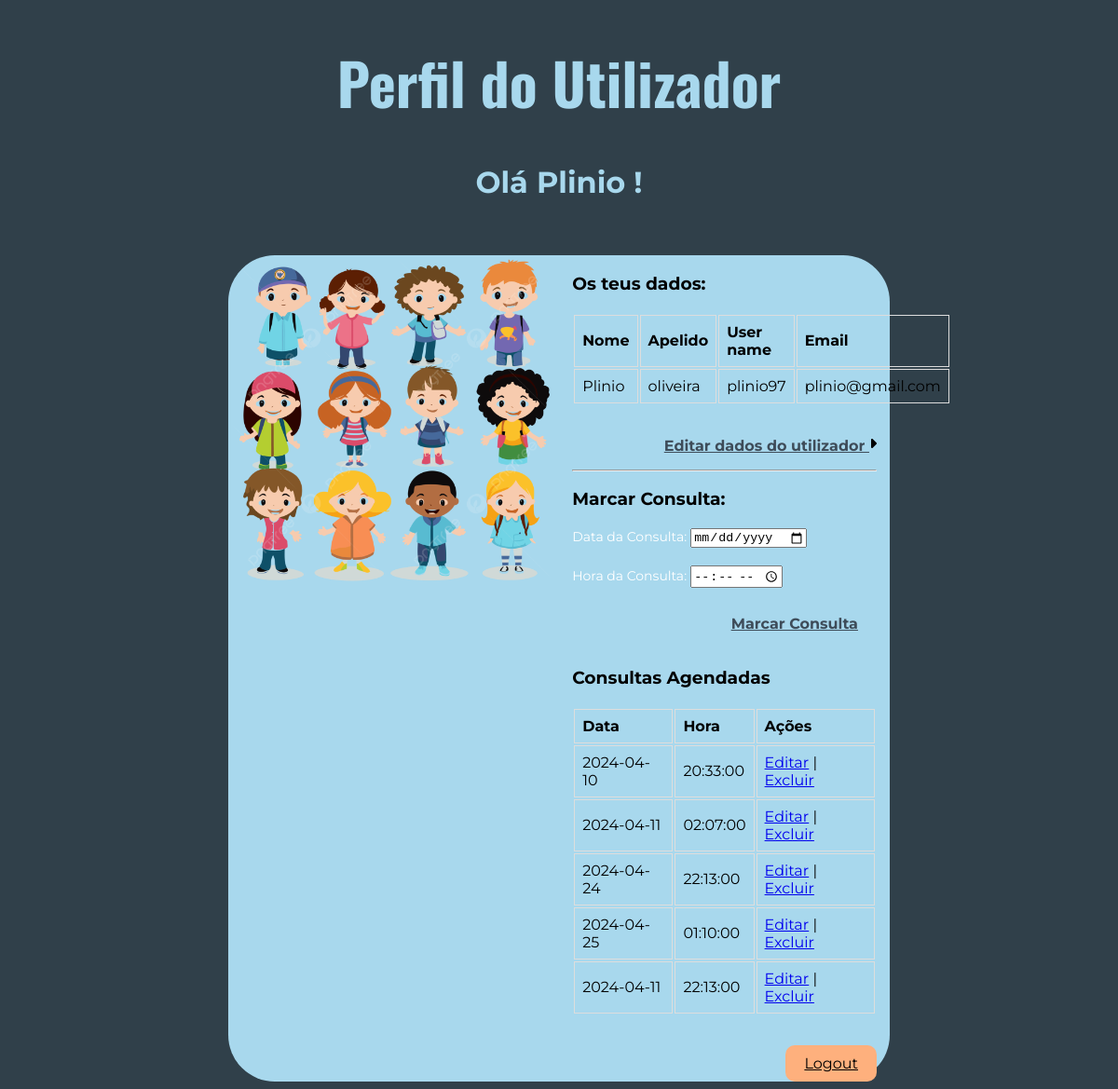
The page /perfil_utilizador.php (signed in) on the database its author committed.
### tables this page shows
CREATE TABLE `utilizadores` (
  `user_id` int(11) NOT NULL,
  `nome` varchar(50) NOT NULL,
  `apelido` varchar(50) NOT NULL,
  `user_name` varchar(50) NOT NULL,
  `email` varchar(100) NOT NULL,
  `senha` varchar(11) NOT NULL,
  `user_type` varchar(11) NOT NULL DEFAULT 'utilizador'
);

CREATE TABLE `consultas` (
  `id` int(11) NOT NULL,
  `user_id` int(11) DEFAULT NULL,
  `data` date DEFAULT NULL,
  `horario` time DEFAULT NULL
);

### perfil_utilizador.php (the view, shortened to what this page needs)
<?php
$user_id = $_SESSION['user_id'];
$servername = "localhost";
$username = "root";
$password_db = "";
$dbname = "cpphp_ex";
$conn = new mysqli($servername, $username, $password_db, $dbname);
$sql = "SELECT * FROM utilizadores WHERE user_id = '$user_id'";
$result = $conn->query($sql);
if ($result->num_rows == 1) {
    $row = $result->fetch_assoc();
    $nome = $row['nome'];
    $apelido = $row['apelido'];
    $user_name = $row['user_name'];
} else {
    echo "Perfil de usuário não encontrado.";
}
?>
<!DOCTYPE html>
<html lang="pt">
<head>
</head>
<body class="p-3 m-0 border-0 bd-example m-0 border-0">
    <h1 id="perfil-h1">Perfil do Utilizador</h1>
    <h4 id="perfil-h4">Olá <?php echo $nome; ?>! </h4>
    <div class="caixa1 row">
<div class="col-6">
    <img src="imagens/meninos1.png" alt="persona" width="100%" height="auto" style="border-radius:50px 0px 0px 50px;">
    <?php
    $user_id = $_SESSION['user_id'];
    $servername = "localhost";
    $username = "root";
    $password_db = "";
    $dbname = "cpphp_ex";
    $conn = new mysqli($servername, $username, $password_db, $dbname);
    $sql = "SELECT nome, apelido, user_name, email FROM utilizadores WHERE user_id = $user_id";
    $result = $conn->query($sql);
    if ($result->num_rows == 1) {
        $row = $result->fetch_assoc();
        $nome = $row['nome'];
        $apelido = $row['apelido'];
        $user_name = $row['user_name'];
        $email = $row['email'];
    } else {
        echo "Perfil de usuário não encontrado.";
    }
    ?>
      </div>
<div class="col-6 area-welcome">
<h3>Os teus dados:</h3>
    <table class="user-table">
        <tr>
            <th>Nome</th>
            <th>Apelido</th>
            <th>User name</th>
            <th>Email</th>
        </tr>
        <tr>
            <td><?php echo $nome; ?></td>
            <td><?php echo $apelido; ?></td>
            <td><?php echo $user_name; ?></td>
            <td><?php echo $email; ?></td>
        </tr>
    </table>
    <p id="conta" style="text-align:right;margin-top:10%"><a id="registo" href="editar_perfil.php">Editar dados do utilizador
      <svg xmlns="http://www.w3.org/2000/svg" height="1em" viewBox="0 0 256 512">
      <path d="M246.6 278.6c12.5-12.5 12.5-32.8 0-45.3l-128-128c-9.2-9.2-22.9-11.9-34.9-6.9s-19.8 16.6-19.8 29.6l0 256c0 12.9 7.8 24.6 19.8 29.6s25.7 2.2 34.9-6.9l128-128z"/>
      </svg></a></p>
    <hr>
    <h3>Marcar Consulta:</h3>
    <form method="POST" action="marcar_consulta.php">
        <label for="data">Data da Consulta:</label>
        <input type="date" id="data" name="data" required><br><br>
        <label for="horario">Hora da Consulta:</label>
        <input type="time" id="horario" name="horario" required><br><br>
        <input type="submit" value="Marcar Consulta" class="meu-botao-submit">
    </form>
<h3 style="margin-top:20%">Consultas Agendadas</h3>
<table class="user-table">
    <thead>
        <tr>
            <th>Data</th>
            <th>Hora</th>
            <th>Ações</th>
        </tr>
    </thead>
    <tbody>
        <?php
        $servername = "localhost";
        $username = "root";
        $password_db = "";
        $dbname = "cpphp_ex";
        $conn = new mysqli($servername, $username, $password_db, $dbname);
        $user_id = $_SESSION['user_id'];
        $sql = "SELECT id, data, horario FROM consultas WHERE user_id = '$user_id'";
        $result = $conn->query($sql);
        if ($result->num_rows > 0) {
            while ($row = $result->fetch_assoc()) {
                $consulta_id = $row['id'];
                $data = $row['data'];
                $horario = $row['horario'];
                echo "<tr>";
                echo "<td>$data</td>";
                echo "<td>$horario</td>";
                echo "<td>";
                echo "<a href='editar_consulta.php?id=$consulta_id' >Editar</a> | ";
                echo "<a href='excluir_consulta.php?id=$consulta_id'>Excluir</a>";
                echo "</td>";
                echo "</tr>";
            }
        } else {
            echo "<tr><td colspan='3'>Nenhuma consulta agendada.</td></tr>";
        }
        ?>
    </tbody>
</table>
    <a href="index.php" id="botaoSair">Logout</a>
    </div>
</body>
</html>

### perfil_utilizador.php (style rules this page uses)
* { box-sizing: border-box; }
[class*="col-"] { float: left; }
.row::after { content: ""; clear: both; display: table; }
.row>* { padding-right: 0; padding-left: 0; }
body { font-family: 'Montserrat', sans-serif; background-color: #30404A; }
h1 { color: #30404A; font-family: 'Oswald', sans-serif; font-size: 96px; }
h4 { color: #30404A; font-family: 'Montserrat', sans-serif; font-size: 32px; }
.caixa1 { background-color: #A8D8ED; }
.col-6 { width:50%; }
label { color: #ffffff; font-size:14px; }
input[type="submit"] { background-color: #007bff; color: #fff; padding: 10px 20px; border: none; border-radius: 3px; cursor: pointer; }
#conta { color: #3E4C59; margin-top: 25px; }
form { margin: auto; }
a#registo { color: #3E4C59; font-weight: bold; }
.caixa1.row { width:60%; margin:auto; margin-top: 5%; border-radius:50px; }
.col-6.area-welcome { padding-left:2%; padding-right:2%; }
#perfil-h1 { color: #A8D8ED; font-size: 62px; text-align:center; }
#perfil-h4 { color: #A8D8ED; font-size: 32px; text-align:center; }
.user-table { width: 100%; margin-top: 20px; }
.user-table th, .user-table td { border: 1px solid #ddd; padding: 8px; text-align: left; }
input.meu-botao-submit { background-color: rgba(0,0,0,0); color: #3E4C59; font-weight: bold; font-size: 16px; font-family: 'Montserrat', sans-serif; text-decoration: underline; float: right; clear: both; }
#botaoSair { background-color: #FEB07D; border: none; border-radius: 10px; color:#000000; padding:10px 20px; margin-top: 10%; float: right; clear: both; }

### rows shown on the page
utilizadores: nome "Plinio", apelido "oliveira", user_name "plinio97", email "plinio@gmail.com"
consultas: data "2024-04-10", horario "20:33:00"
consultas: data "2024-04-11", horario "02:07:00"
consultas: data "2024-04-24", horario "22:13:00"
consultas: data "2024-04-25", horario "01:10:00"
consultas: data "2024-04-11", horario "22:13:00"
